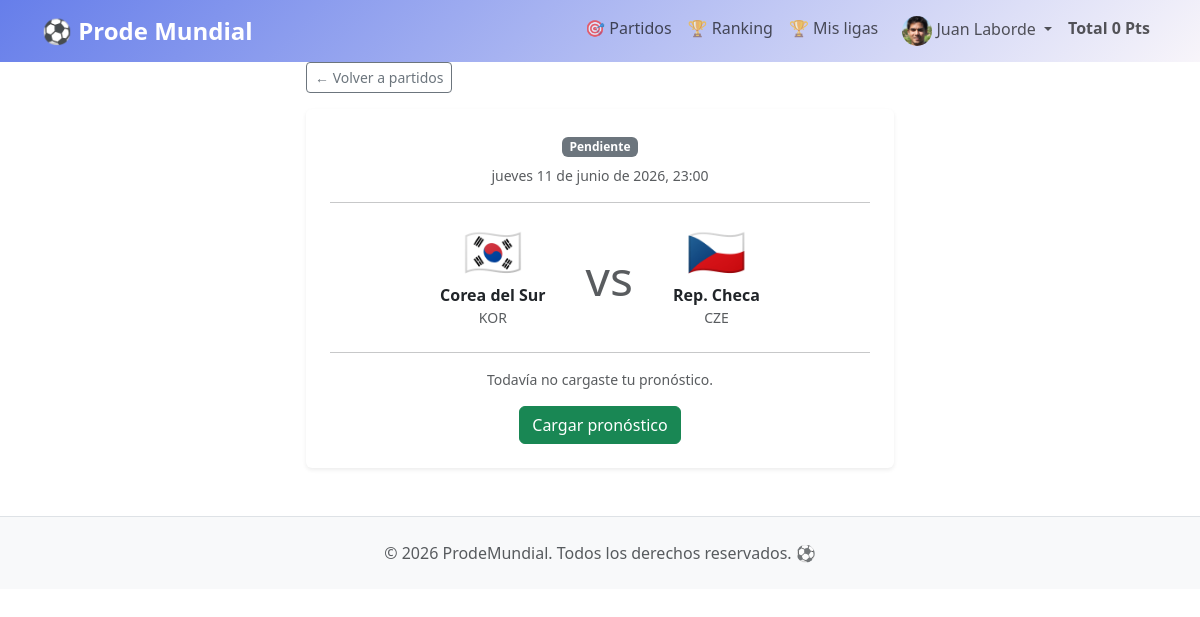
Before: /matches/218/ (signed in) with the older database file.
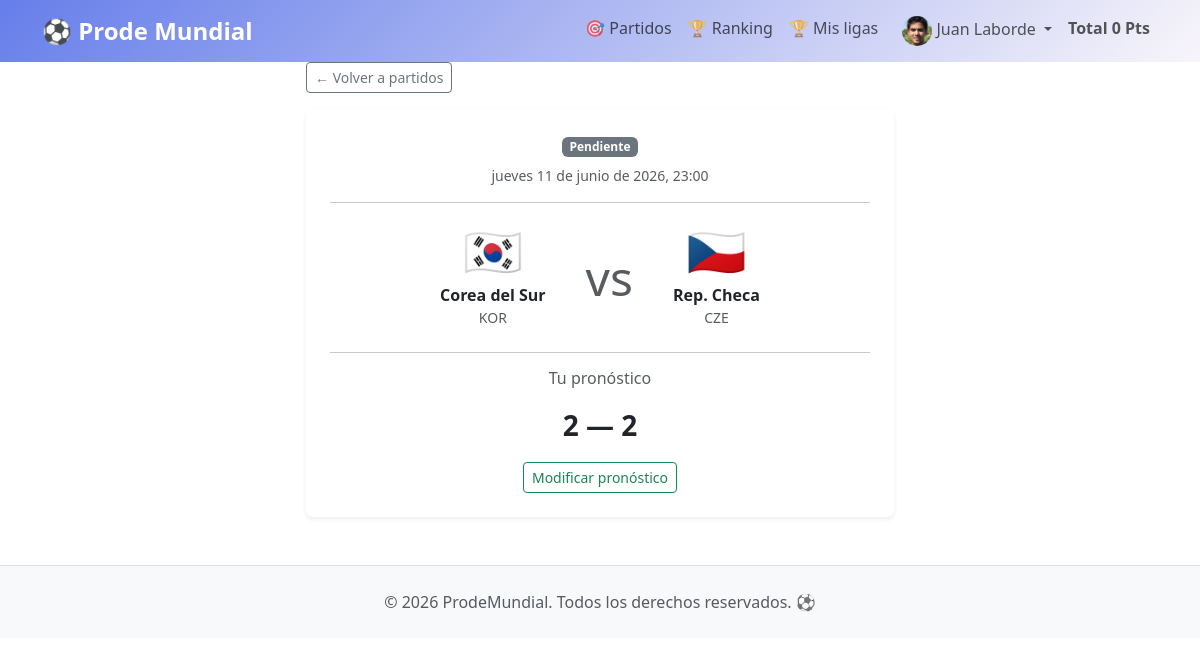
After: the same page with the newer database file.
### apps/predictions/models.py (models this page shows, shortened)
class Prediction(models.Model):
    user       = models.ForeignKey(User,  on_delete=models.CASCADE, related_name='predictions', verbose_name='Usuario')
    match      = models.ForeignKey(Match, on_delete=models.CASCADE, related_name='predictions', verbose_name='Partido')
    home_goals = models.PositiveSmallIntegerField(verbose_name='Goles local')
    away_goals = models.PositiveSmallIntegerField(verbose_name='Goles visitante')
    points     = models.PositiveSmallIntegerField(default=0, verbose_name='Puntos')
    is_exact   = models.BooleanField(default=False, verbose_name='Resultado exacto')
    is_winner  = models.BooleanField(default=False, verbose_name='Ganador acertado')
    created_at = models.DateTimeField(auto_now_add=True)
    updated_at = models.DateTimeField(auto_now=True)
    class Meta:
        verbose_name = 'Pronóstico'
        verbose_name_plural = 'Pronósticos'
        unique_together = ('user', 'match')

### apps/matches/views.py (the view)
# urls.py: path('<int:pk>/', MatchDetailView.as_view(), name='detail'),
class MatchDetailView(DetailView):
    model = Match
    template_name = 'matches/detail.html'
    context_object_name = 'match'
    def get_queryset(self):
        return Match.objects.select_related('home_team', 'away_team')
    def get_context_data(self, **kwargs):
        context = super().get_context_data(**kwargs)
        if self.request.user.is_authenticated:
            from apps.predictions.models import Prediction
            context['user_prediction'] = (
                Prediction.objects
                .filter(user=self.request.user, match=self.object)
                .first()
            )
        else:
            context['user_prediction'] = None
        return context

### apps/accounts/context_processors.py (called while the page is built)
def user_points(request):
    if request.user.is_authenticated:
        from apps.predictions.models import Prediction
        total = Prediction.objects.filter(
            user=request.user
        ).aggregate(total=Sum('points'))['total'] or 0
        return {'user_total_points': total}
    return {'user_total_points': 0}

### apps/matches/models.py (called while the page is built)
    def __str__(self):
        return f'{self.flag} {self.name}'.strip()

    def __str__(self):
        return f'{self.home_team} vs {self.away_team} — {self.kickoff_time:%d/%m/%Y %H:%M}'

    @property
    def is_locked(self):
        from django.conf import settings
        lock_minutes = getattr(settings, 'PREDICTION_LOCK_MINUTES', 10)
        delta = self.kickoff_time - timezone.now()
        return delta.total_seconds() < lock_minutes * 60

### templates/matches/detail.html (shortened to what this page needs)
{% extends "base.html" %}
{% block content %}
<div class="row justify-content-center">
  <div class="col-md-8 col-lg-6">
    <a href="{% url 'matches:list' %}" class="btn btn-sm btn-outline-secondary mb-3">
      ← Volver a partidos
    </a>
    <div class="card shadow-sm">
      <div class="card-body p-4">
        <div class="text-center mb-3">
          <span class="badge
            {% if match.status == 'PENDING' %}bg-secondary
            {% elif match.status == 'IN_PROGRESS' %}bg-warning text-dark
            {% else %}bg-success
            {% endif %} mb-2">
            {{ match.get_status_display }}
          </span>
          <p class="text-muted small mb-0">
            {{ match.kickoff_time|date:"l d \d\e F \d\e Y, H:i" }}
          </p>
        </div>
        <hr>
        <div class="d-flex align-items-center justify-content-center gap-4 my-4">
          <div class="text-center">
            <div class="display-5 lh-1">{{ match.home_team.flag }}</div>
            <div class="fw-bold mt-2">{{ match.home_team.name }}</div>
            <div class="text-muted small">{{ match.home_team.code }}</div>
          </div>
          <div class="text-center px-3">
            {% if match.status == 'FINISHED' %}
              <div class="display-4 fw-bold">
                {{ match.home_score }} — {{ match.away_score }}
              </div>
              <div class="text-muted small">Resultado final</div>
            {% elif match.status == 'IN_PROGRESS' %}
              <div class="display-4 fw-bold text-warning">
                {{ match.home_score|default:"0" }} — {{ match.away_score|default:"0" }}
              </div>
              <div class="text-warning small">● En juego</div>
            {% else %}
              <div class="display-5 text-muted">vs</div>
            {% endif %}
          </div>
          <div class="text-center">
            <div class="display-5 lh-1">{{ match.away_team.flag }}</div>
            <div class="fw-bold mt-2">{{ match.away_team.name }}</div>
            <div class="text-muted small">{{ match.away_team.code }}</div>
          </div>
        </div>
        <hr>
        <div class="mt-3">
          {% if user.is_authenticated %}
            {% if user_prediction %}
              <h2 class="h6 text-muted text-center mb-3">Tu pronóstico</h2>
              <div class="text-center mb-3">
                <span class="fs-3 fw-bold">
                  {{ user_prediction.home_goals }} — {{ user_prediction.away_goals }}
                </span>
              </div>
              {% if not match.is_locked %}
                <div class="text-center mt-3">
                  <a href="{% url 'predictions:edit' user_prediction.pk %}"
                     class="btn btn-outline-success btn-sm">
                    Modificar pronóstico
                  </a>
                </div>
              {% elif match.status == 'PENDING' %}
                <p class="text-muted text-center small mt-3">
                  El partido comienza pronto. Ya no podés modificar tu pronóstico.
                </p>
              {% endif %}
            {% else %}
              {% if not match.is_locked %}
                <div class="text-center">
                  <p class="text-muted small mb-3">Todavía no cargaste tu pronóstico.</p>
                  <a href="{% url 'predictions:create' match.pk %}"
                     class="btn btn-success">
                    Cargar pronóstico
                  </a>
                </div>
              {% else %}
                <p class="text-muted text-center small">
                  El tiempo para pronosticar este partido ha cerrado.
                </p>
              {% endif %}
            {% endif %}
          {% else %}
            <p class="text-center">
              <a href="{% url 'accounts:login' %}">Iniciá sesión</a>
              para ver o cargar tu pronóstico.
            </p>
          {% endif %}
        </div>
      </div>
    </div>
  </div>
</div>
{% endblock %}

Changed rows visible on the page:
added Prediction: home_goals "2", away_goals "2"
Other visible differences:
text no longer shown: "Todavía no cargaste tu pronóstico. Cargar pronóstico"
text now shown: "Tu pronóstico — Modificar pronóstico"
